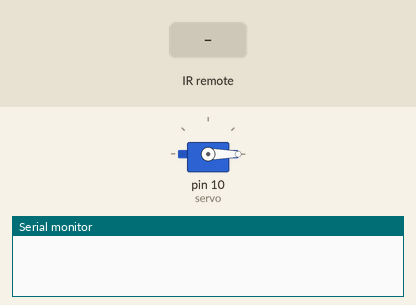
Recording of a sketch running on a simulated Arduino Uno, built with avr-gcc and run on an emulated ATmega328P. On the bench: servo, the last lines printed to the serial monitor. Inputs (shaded band) come from the test bench.

Above: at 1.3 s.
1.4 s: infrared code 0x1A received
At 1.9 s:
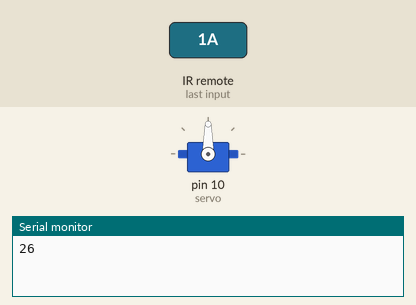
3.5 s: infrared code 0x1B received
At 3.9 s:
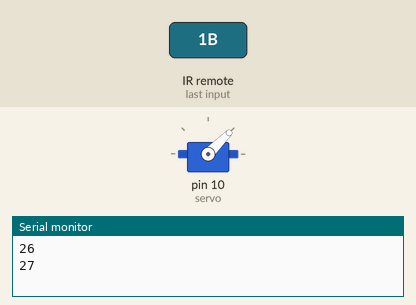
Timing chart, 0 to 6.5 s (numbered marks = the images above; inputs shaded):
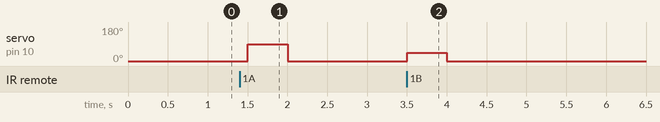

The sketch:

receive.ino
```cpp
// #include "C:\\Users\\nguye\\OneDrive\\Documents\\Arduino\\libraries\\IRremote\\src\\IRremote.hpp"
#include <IRremote.h>
#include <Servo.h>

#define IR_RECEIVE_PIN 3
IRrecv irrecv(IR_RECEIVE_PIN);
uint32_t NEC_received_command;

Servo servo;

void setup() {
  servo.attach(10);
  servo.write(0);
  Serial.begin(9600);
  irrecv.enableIRIn();
}

void loop() {
  if (irrecv.decode()) {
    NEC_received_command = irrecv.decodedIRData.command;
    Serial.println(NEC_received_command);
    if (NEC_received_command == 0x1A) {
      int angle = 90;
      servo.write(angle);
      delay(500);
      servo.write(0);
      delay(500);
    }
    else if (NEC_received_command == 0x1B)  {
      int angle = 45;
      servo.write(angle);
      delay(500);
      servo.write(0);
      delay(500);
    }
    irrecv.resume();
  }
  delay(500);
}
```

Measured:
- after the input at 1.4 s, servo on pin 10 (servo): 0° → 90° after 0.10 s, → 0° 0.50 s later
- after the input at 3.5 s, servo on pin 10 (servo): 0° → 45° at once, → 0° 0.50 s later
